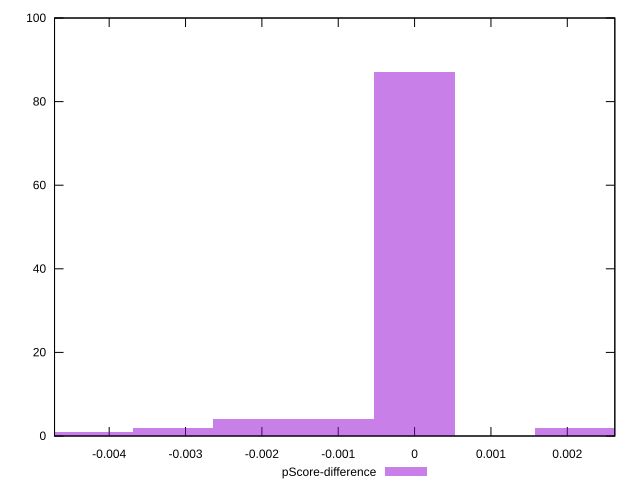

Write gnuplot code to recreate this figure.
reset

$pScoreDifference <<EOF
-0.002110756981371021 4
-0.0031661354720565315 2
0 87
0.002110756981371021 2
-0.0010553784906855105 4
-0.004221513962742042 1
EOF

set key outside below
set boxwidth 0.0010553784906855105
set xrange [-0.004715681839381647:0.002622534723478065]
set yrange [0:100]
set trange [0:100]
set style fill transparent solid 0.5 noborder
set terminal svg size 640, 490 enhanced background rgb 'white'
set output "report_00017_2021-02-10T15-08-03.406Z/total-blocking-time/samples/pages+cached+noadtech/pScore-difference/histogram.svg"

plot $pScoreDifference title "pScore-difference" with boxes

reset
